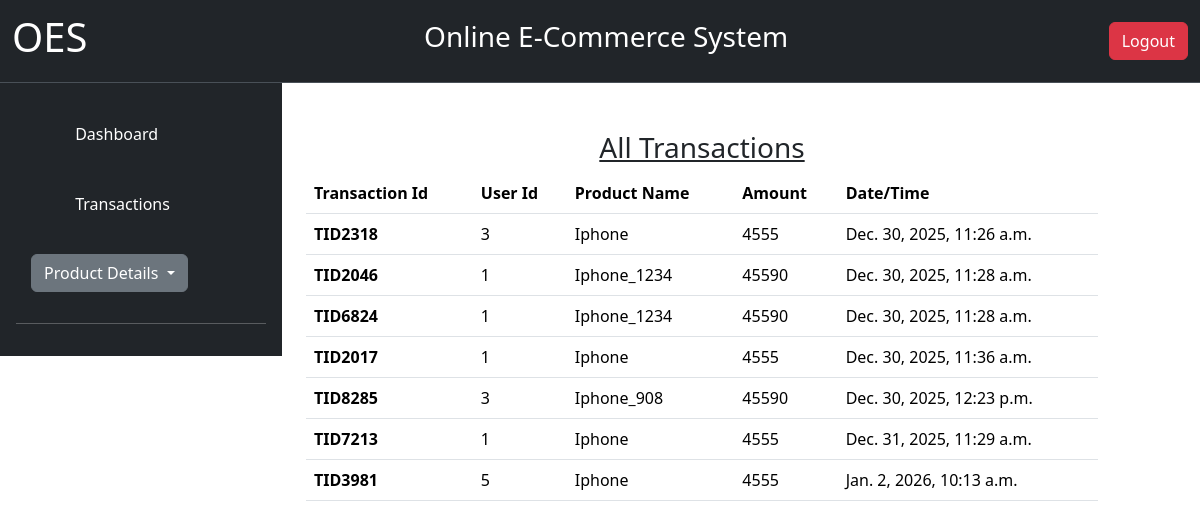
The app's page /Transactions (signed in) with its own data.
### app/models.py (models this page shows, shortened)
class Orders(models.Model):
    TID=models.CharField(max_length=20,null=True,blank=False)
    User_ID=models.CharField(max_length=20,null=True,blank=False)
    P_Name=models.CharField(max_length=20,null=True,blank=False)
    P_Amount=models.CharField(max_length=20,null=True,blank=False)
    P_Image=models.ImageField(upload_to='orderd_image',null=True,blank=False)
    Date_Time=models.DateTimeField(default=datetime.now)

### app/views.py (the view)
# urls.py: path('Transactions',Transactions,name="Transactions"),
@login_required
@never_cache
def Transactions(req):
    Payment_Details=Orders.objects.all()
    context={
        'order':Payment_Details
    }
    return render(req,'Admin/Transactions.html',context)

### app/templates/Admin/Transactions.html
{% extends 'Admin/Admin_Base.html' %}
{% block body %}
<center><u><h3 class="mt-5">All Transactions </h3></u></center>
<table class="table">
  <thead>
    <tr>
      <th scope="col">Transaction Id</th>
      <th scope="col">User Id</th>
      <th scope="col">Product Name</th>
      <th scope="col">Amount</th>
      <th scope="col">Date/Time</th>
    </tr>
  </thead>
  <tbody>
    {% for i in order %}
    <tr>
      <th scope="row">{{i.TID}}</th>
      <td>{{i.User_ID}}</td>
      <td>{{i.P_Name}}</td>
      <td>{{i.P_Amount}}</td>
      <td>{{i.Date_Time}}</td>
    </tr>
    {% endfor %}
  </tbody>
</table>
{% endblock %}

### app/templates/Admin/Admin_Base.html (shortened to what this page needs)
<!DOCTYPE html>
<html>
    <head>
        <link rel="stylesheet" href="">
        <link href="https://cdn.jsdelivr.net/npm/bootstrap@5.3.6/dist/css/bootstrap.min.css" rel="stylesheet">
    </head>
    <body>
                <nav class="navbar bg-dark border-bottom border-body" data-bs-theme="dark">
                    <div class="container-fluid">
                <a class="navbar-brand fs-5"><h1>OES</h1></a>
                <h3 class="text-white">Online E‑Commerce System</h3>
                <a href="{% url 'adminlogout' %}" class="btn btn-danger">Logout</a>
                     </div>
             </nav>
             <div class="row">
                <div class="col-lg-3 col-md-3 col-sm-12">
                    <div class="d-flex flex-column flex-shrink-0 p-3 text-white bg-dark" style="width: 100%;">
                    <ul class="sidebar nav nav-pills flex-column mb-auto ">
                    <li>
                        <a href="{% url 'Admin_Dashboard' %}" class="nav-link text-white">
                        <svg class="bi me-2" width="16" height="16"><use xlink:href="#speedometer2"/></svg>
                        Dashboard
                        </a>
                    </li>
                    <li>
                        <a href="{% url 'Transactions' %}" class="nav-link text-white">
                        <svg class="bi me-2" width="16" height="16"><use xlink:href="#table"/></svg>
                        Transactions
                        </a>
                    <li>
                        <div class="dropdown">
                         <a class="btn btn-secondary dropdown-toggle" href="#" role="button" data-bs-toggle="dropdown" aria-expanded="false">Product Details
                              </a>
                        </div>
                    </li>
                    </ul>
                    <hr>
                </div>
            </div>
                <div class="col-lg-8 col-md-8 col-sm-12">
                    {% block body %}
                    {% endblock %}
                </div>
             </div>
    </body>
</html>

### app/templates/Admin/Admin_Base.html (style rules this page uses)
.sidebar li { padding:15px; }

### records on screen
Orders: TID "TID2318", User_ID "3", P_Name "Iphone", P_Amount "4555", Date_Time "Dec. 30, 2025, 11:26 a.m."
Orders: TID "TID2046", User_ID "1", P_Name "Iphone_1234", P_Amount "45590", Date_Time "Dec. 30, 2025, 11:28 a.m."
Orders: TID "TID6824", User_ID "1", P_Name "Iphone_1234", P_Amount "45590", Date_Time "Dec. 30, 2025, 11:28 a.m."
Orders: TID "TID2017", User_ID "1", P_Name "Iphone", P_Amount "4555", Date_Time "Dec. 30, 2025, 11:36 a.m."
Orders: TID "TID8285", User_ID "3", P_Name "Iphone_908", P_Amount "45590", Date_Time "Dec. 30, 2025, 12:23 p.m."
Orders: TID "TID7213", User_ID "1", P_Name "Iphone", P_Amount "4555", Date_Time "Dec. 31, 2025, 11:29 a.m."
Orders: TID "TID3981", User_ID "5", P_Name "Iphone", P_Amount "4555", Date_Time "Jan. 2, 2026, 10:13 a.m."
